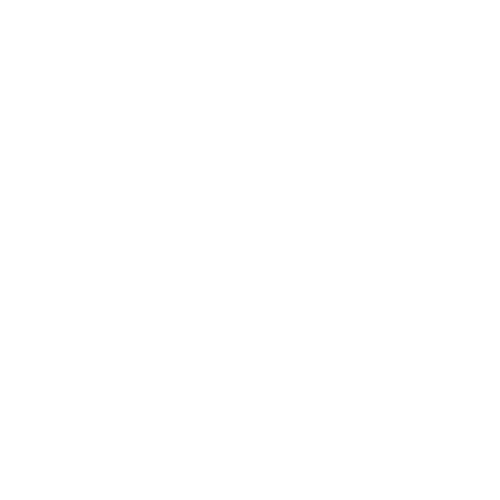
Frame 1 (no input)
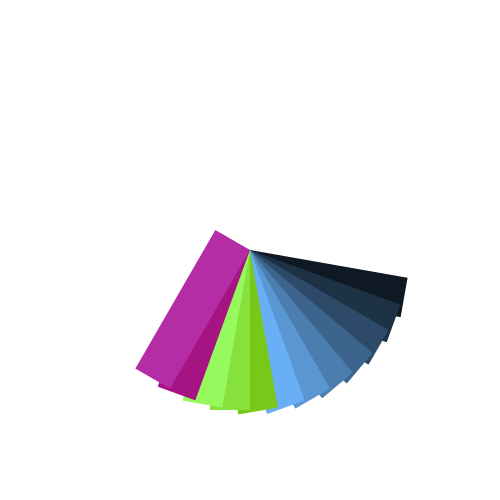
Frame 60 (the mouse pressed at the canvas centre just before this capture)
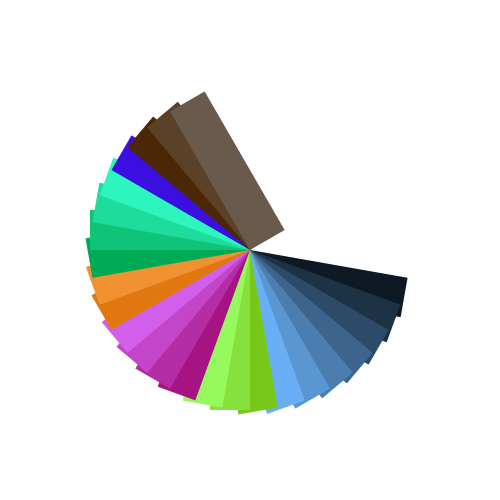
Frame 120 (the mouse held since frame 60 and released just before this capture)

The Processing sketch that drew these frames (run headless with seeded random() and noise(); from frame 60 on, the mouse is pressed at the canvas centre):

// Processing sketch: sketch_14_03_colorwheel
// ── sketch_14_03_colorwheel.pde
/*

 This is a neat little program that I modified from here: https://processing.org/tutorials/transform2d/
 The link...well...links to a detailed tutorial on 2D transformations in Processing. I recommend you to
 work through it as the explanations are clear. There is a lot to learn for you: usage of frameCount,
 
 // modulo operator, rotation, ...

 Let's have a look at the inner workings of the program!
 When is the condition "frameCount % 10 == 0" fulfilled?
 It is fulfilled when frameCount is divisible by 10.
 The modulo operator returns the remainder of an integer division.
 We want the colors in our program to change according to the elapsed time.
 What does the next program line do?
 "fill(frameCount * 3 % 255, frameCount * 5 % 255, frameCount * 7 % 255);"
 Each of the three arguments of fill() returns a number between 0 and 254.
 A modulo operation with 255, for example "number % 255", always returns a
 result in the range 0..254. So it doesn't matter that frameCount gets
 bigger and bigger the longer the program runs.
 This program example clearly shows the difference between the modes
 rectMode(CENTER) and rectMode(CORNER).
 Please see https://processing.org/reference/rectMode_.html 
 */

void setup() {
  size(500, 500);
  background(255);
  smooth();
  noStroke();
  rectMode(CORNER); // This is the default rectMode.
  //rectMode(CENTER); // Surprise! What happens if you activate this?
}









// It should be clear by now why we need the draw loop here:

// The bars that form the wheel should accumulate over time

// and also depend in a certain way on the environment variable

// frameCount. The latter changes over time, but not if we merely

// use setup() once! We can only change things in our programs

// over time, or query the keyboard or a gamepad while the program

// runs, if it has the draw() loop.

void draw()
{

  if (frameCount % 5 == 0) // Every 5th. frame, we execute the methods inside the block.

  {

    fill(frameCount * 3 % 255, frameCount * 5 % 255, frameCount * 7 % 255);

    pushMatrix();

    translate(250, 250); // This is where our subsequent drawing operations take place.

    rotate(radians(frameCount * 2  % 360)); // The rotation angle is also dependent on frameCount

    rect(0, 0, 160, 40);

    popMatrix();
  }



  //print ("\nRed channel: "+(frameCount * 3 % 255));
}
